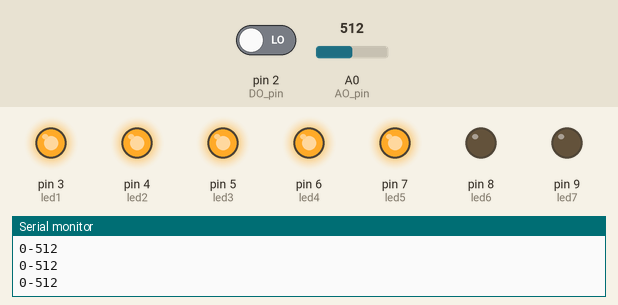
This sketch was run on a simulated Arduino Uno, built with avr-gcc and run on an emulated ATmega328P. Parts: output pins drawn as LEDs (lit = HIGH), the last lines printed to the serial monitor. Inputs (shaded band) come from the test bench; at power-on: A0 (AO_pin) = 512, pin 2 (DO_pin) LOW.

Above: at 1.2 s.
1.3 s: A0 (AO_pin) set to 56
2.8 s: A0 (AO_pin) set to 47
At 3.4 s:
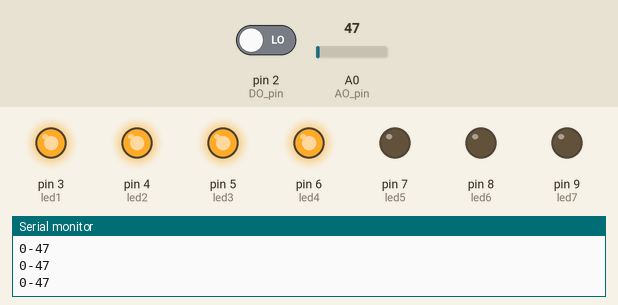
4.3 s: A0 (AO_pin) set to 30
At 5.5 s:
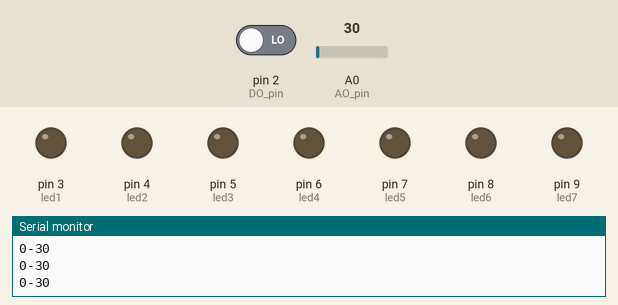
5.8 s: A0 (AO_pin) set to 50
At 6.7 s:
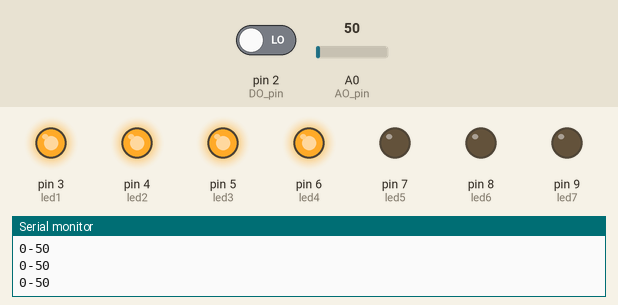
7.3 s: A0 (AO_pin) set to 25
At 8.0 s:
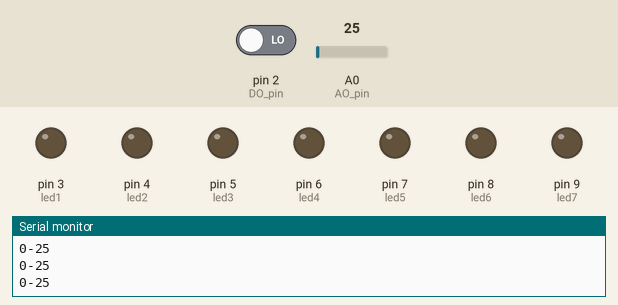
8.8 s: A0 (AO_pin) set to 41
At 10.3 s:
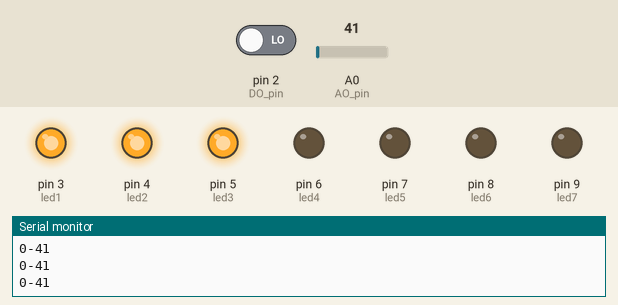
Timing chart, 0 to 11.3 s (numbered marks = the images above; inputs shaded):
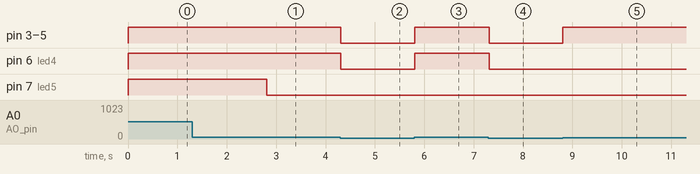

The sketch:

Equalizer.ino
```cpp
// Arduino pin numbers
const int DO_pin = 2;
const int AO_pin = 0;
int frequency;
int led1 = 3;
int led2 = 4;
int led3 = 5;
int led4 = 6;
int led5 = 7;
int led6 = 8;
int led7 = 9;


void setup() {
  pinMode(DO_pin, INPUT);
  pinMode(led1, OUTPUT);
  pinMode(led2, OUTPUT);
  pinMode(led3, OUTPUT);
  pinMode(led4, OUTPUT);
  pinMode(led5, OUTPUT);
  pinMode(led6, OUTPUT);
  pinMode(led7, OUTPUT);
  Serial.begin(9600);
}

void loop() {

    if (frequency > 31) {
    digitalWrite(led1, HIGH);
  }
    if (frequency < 31) {
    digitalWrite(led1, LOW);
  }
    if (frequency > 35) {
    digitalWrite(led2, HIGH);
  }
    if (frequency < 35) {
    digitalWrite(led2, LOW);
  }
    if (frequency > 40) {
    digitalWrite(led3, HIGH);
  }
    if (frequency < 40) {
    digitalWrite(led3, LOW);
  }
    if (frequency > 45) {
    digitalWrite(led4, HIGH);
  }
    if (frequency < 45) {
    digitalWrite(led4, LOW);
  }
    if (frequency > 50) {
    digitalWrite(led5, HIGH);
  }
    if (frequency < 50) {
    digitalWrite(led5, LOW);
  }

    if (frequency < 55) {
    digitalWrite(led6, HIGH);
  }

    if (frequency < 55) {
    digitalWrite(led6, LOW);
  }

    if (frequency < 60) {
    digitalWrite(led7, HIGH);
  }

    if (frequency < 60) {
    digitalWrite(led7, LOW);
  }
  frequency = analogRead(AO_pin);
  Serial.print(digitalRead(DO_pin));
  Serial.print("-");
  Serial.println(analogRead(AO_pin));
}
```

Measured:
- the behaviour switches between 50 and 49 on A0 (AO_pin) (found by bisection; images 0 and 1)
- after the input at 2.8 s, pin 7 (led5): HIGH → LOW at once
- after the input at 4.3 s, pin 3 (led1), pin 4 (led2), pin 5 (led3), pin 6 (led4): HIGH → LOW at once
- after the input at 5.8 s, pin 3 (led1), pin 4 (led2), pin 5 (led3), pin 6 (led4): LOW → HIGH at once
- after the input at 7.3 s, pin 3 (led1), pin 4 (led2), pin 5 (led3), pin 6 (led4): HIGH → LOW at once
- after the input at 8.8 s, pin 3 (led1), pin 4 (led2), pin 5 (led3): LOW → HIGH at once
